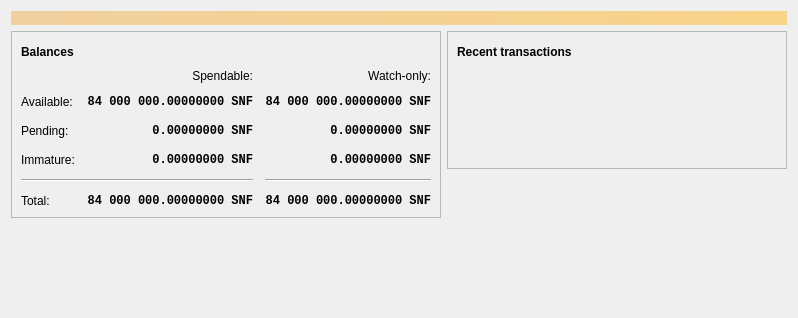
<?xml version="1.0" encoding="UTF-8"?>
<ui version="4.0">
 <class>OverviewPage</class>
 <widget class="QWidget" name="OverviewPage">
  <property name="geometry">
   <rect>
    <x>0</x>
    <y>0</y>
    <width>798</width>
    <height>318</height>
   </rect>
  </property>
  <property name="windowTitle">
   <string>Form</string>
  </property>
  <layout class="QVBoxLayout" name="topLayout">
   <item>
    <widget class="QLabel" name="labelAlerts">
     <property name="visible">
      <bool>false</bool>
     </property>
     <property name="styleSheet">
      <string notr="true">QLabel { background-color: qlineargradient(x1: 0, y1: 0, x2: 1, y2: 0, stop:0 #F0D0A0, stop:1 #F8D488); color:#000000; }</string>
     </property>
     <property name="wordWrap">
      <bool>true</bool>
     </property>
     <property name="margin">
      <number>3</number>
     </property>
     <property name="textInteractionFlags">
      <set>Qt::TextSelectableByMouse</set>
     </property>
    </widget>
   </item>
   <item>
    <layout class="QHBoxLayout" name="horizontalLayout" stretch="1,1">
     <item>
      <layout class="QVBoxLayout" name="verticalLayout_2">
       <item>
        <widget class="QFrame" name="frame">
         <property name="frameShape">
          <enum>QFrame::StyledPanel</enum>
         </property>
         <property name="frameShadow">
          <enum>QFrame::Raised</enum>
         </property>
         <layout class="QVBoxLayout" name="verticalLayout_4">
          <item>
           <layout class="QHBoxLayout" name="horizontalLayout_4">
            <item>
             <widget class="QLabel" name="label_5">
              <property name="font">
               <font>
                <weight>75</weight>
                <bold>true</bold>
               </font>
              </property>
              <property name="text">
               <string>Balances</string>
              </property>
             </widget>
            </item>
            <item>
             <widget class="QPushButton" name="labelWalletStatus">
              <property name="enabled">
               <bool>true</bool>
              </property>
              <property name="maximumSize">
               <size>
                <width>30</width>
                <height>16777215</height>
               </size>
              </property>
              <property name="toolTip">
               <string>The displayed information may be out of date. Your wallet automatically synchronizes with the Snuff network after a connection is established, but this process has not completed yet.</string>
              </property>
              <property name="text">
               <string/>
              </property>
              <property name="icon">
               <iconset resource="../bitcoin.qrc">
                <normaloff>:/icons/warning</normaloff>
                <disabledoff>:/icons/warning</disabledoff>:/icons/warning</iconset>
              </property>
              <property name="iconSize">
               <size>
                <width>24</width>
                <height>24</height>
               </size>
              </property>
              <property name="flat">
               <bool>true</bool>
              </property>
             </widget>
            </item>
            <item>
             <spacer name="horizontalSpacer_3">
              <property name="orientation">
               <enum>Qt::Horizontal</enum>
              </property>
              <property name="sizeHint" stdset="0">
               <size>
                <width>40</width>
                <height>20</height>
               </size>
              </property>
             </spacer>
            </item>
           </layout>
          </item>
          <item>
           <layout class="QGridLayout" name="gridLayout">
            <property name="spacing">
             <number>12</number>
            </property>
            <item row="2" column="2">
             <widget class="QLabel" name="labelWatchPending">
              <property name="font">
               <font>
                <family>Monospace</family>
                <weight>75</weight>
                <bold>true</bold>
               </font>
              </property>
              <property name="cursor">
               <cursorShape>IBeamCursor</cursorShape>
              </property>
              <property name="toolTip">
               <string>Unconfirmed transactions to watch-only addresses</string>
              </property>
              <property name="text">
               <string notr="true">0.00000000 SNF</string>
              </property>
              <property name="alignment">
               <set>Qt::AlignRight|Qt::AlignTrailing|Qt::AlignVCenter</set>
              </property>
              <property name="textInteractionFlags">
               <set>Qt::LinksAccessibleByMouse|Qt::TextSelectableByKeyboard|Qt::TextSelectableByMouse</set>
              </property>
             </widget>
            </item>
            <item row="2" column="1">
             <widget class="QLabel" name="labelUnconfirmed">
              <property name="font">
               <font>
                <family>Monospace</family>
                <weight>75</weight>
                <bold>true</bold>
               </font>
              </property>
              <property name="cursor">
               <cursorShape>IBeamCursor</cursorShape>
              </property>
              <property name="toolTip">
               <string>Total of transactions that have yet to be confirmed, and do not yet count toward the spendable balance</string>
              </property>
              <property name="text">
               <string notr="true">0.00000000 SNF</string>
              </property>
              <property name="alignment">
               <set>Qt::AlignRight|Qt::AlignTrailing|Qt::AlignVCenter</set>
              </property>
              <property name="textInteractionFlags">
               <set>Qt::LinksAccessibleByMouse|Qt::TextSelectableByKeyboard|Qt::TextSelectableByMouse</set>
              </property>
             </widget>
            </item>
            <item row="3" column="2">
             <widget class="QLabel" name="labelWatchImmature">
              <property name="font">
               <font>
                <family>Monospace</family>
                <weight>75</weight>
                <bold>true</bold>
               </font>
              </property>
              <property name="cursor">
               <cursorShape>IBeamCursor</cursorShape>
              </property>
              <property name="toolTip">
               <string>Mined balance in watch-only addresses that has not yet matured</string>
              </property>
              <property name="text">
               <string notr="true">0.00000000 SNF</string>
              </property>
              <property name="alignment">
               <set>Qt::AlignRight|Qt::AlignTrailing|Qt::AlignVCenter</set>
              </property>
              <property name="textInteractionFlags">
               <set>Qt::LinksAccessibleByMouse|Qt::TextSelectableByKeyboard|Qt::TextSelectableByMouse</set>
              </property>
             </widget>
            </item>
            <item row="4" column="0" colspan="2">
             <widget class="Line" name="line">
              <property name="orientation">
               <enum>Qt::Horizontal</enum>
              </property>
             </widget>
            </item>
            <item row="4" column="2">
             <widget class="Line" name="lineWatchBalance">
              <property name="sizePolicy">
               <sizepolicy hsizetype="Preferred" vsizetype="Fixed">
                <horstretch>0</horstretch>
                <verstretch>0</verstretch>
               </sizepolicy>
              </property>
              <property name="minimumSize">
               <size>
                <width>140</width>
                <height>0</height>
               </size>
              </property>
              <property name="orientation">
               <enum>Qt::Horizontal</enum>
              </property>
             </widget>
            </item>
            <item row="5" column="0">
             <widget class="QLabel" name="labelTotalText">
              <property name="text">
               <string>Total:</string>
              </property>
             </widget>
            </item>
            <item row="3" column="1">
             <widget class="QLabel" name="labelImmature">
              <property name="font">
               <font>
                <family>Monospace</family>
                <weight>75</weight>
                <bold>true</bold>
               </font>
              </property>
              <property name="cursor">
               <cursorShape>IBeamCursor</cursorShape>
              </property>
              <property name="toolTip">
               <string>Mined balance that has not yet matured</string>
              </property>
              <property name="text">
               <string notr="true">0.00000000 SNF</string>
              </property>
              <property name="alignment">
               <set>Qt::AlignRight|Qt::AlignTrailing|Qt::AlignVCenter</set>
              </property>
              <property name="textInteractionFlags">
               <set>Qt::LinksAccessibleByMouse|Qt::TextSelectableByKeyboard|Qt::TextSelectableByMouse</set>
              </property>
             </widget>
            </item>
            <item row="2" column="3">
             <spacer name="horizontalSpacer_2">
              <property name="orientation">
               <enum>Qt::Horizontal</enum>
              </property>
              <property name="sizeHint" stdset="0">
               <size>
                <width>40</width>
                <height>20</height>
               </size>
              </property>
             </spacer>
            </item>
            <item row="3" column="0">
             <widget class="QLabel" name="labelImmatureText">
              <property name="text">
               <string>Immature:</string>
              </property>
             </widget>
            </item>
            <item row="5" column="1">
             <widget class="QLabel" name="labelTotal">
              <property name="font">
               <font>
                <family>Monospace</family>
                <weight>75</weight>
                <bold>true</bold>
               </font>
              </property>
              <property name="cursor">
               <cursorShape>IBeamCursor</cursorShape>
              </property>
              <property name="toolTip">
               <string>Your current total balance</string>
              </property>
              <property name="text">
               <string notr="true">84 000 000.00000000 SNF</string>
              </property>
              <property name="alignment">
               <set>Qt::AlignRight|Qt::AlignTrailing|Qt::AlignVCenter</set>
              </property>
              <property name="textInteractionFlags">
               <set>Qt::LinksAccessibleByMouse|Qt::TextSelectableByKeyboard|Qt::TextSelectableByMouse</set>
              </property>
             </widget>
            </item>
            <item row="5" column="2">
             <widget class="QLabel" name="labelWatchTotal">
              <property name="font">
               <font>
                <family>Monospace</family>
                <weight>75</weight>
                <bold>true</bold>
               </font>
              </property>
              <property name="cursor">
               <cursorShape>IBeamCursor</cursorShape>
              </property>
              <property name="toolTip">
               <string>Current total balance in watch-only addresses</string>
              </property>
              <property name="text">
               <string notr="true">84 000 000.00000000 SNF</string>
              </property>
              <property name="alignment">
               <set>Qt::AlignRight|Qt::AlignTrailing|Qt::AlignVCenter</set>
              </property>
              <property name="textInteractionFlags">
               <set>Qt::LinksAccessibleByMouse|Qt::TextSelectableByKeyboard|Qt::TextSelectableByMouse</set>
              </property>
             </widget>
            </item>
            <item row="0" column="2">
             <widget class="QLabel" name="labelWatchonly">
              <property name="text">
               <string>Watch-only:</string>
              </property>
              <property name="alignment">
               <set>Qt::AlignRight|Qt::AlignTrailing|Qt::AlignVCenter</set>
              </property>
             </widget>
            </item>
            <item row="1" column="0">
             <widget class="QLabel" name="labelBalanceText">
              <property name="text">
               <string>Available:</string>
              </property>
             </widget>
            </item>
            <item row="1" column="1">
             <widget class="QLabel" name="labelBalance">
              <property name="font">
               <font>
                <family>Monospace</family>
                <weight>75</weight>
                <bold>true</bold>
               </font>
              </property>
              <property name="cursor">
               <cursorShape>IBeamCursor</cursorShape>
              </property>
              <property name="toolTip">
               <string>Your current spendable balance</string>
              </property>
              <property name="text">
               <string notr="true">84 000 000.00000000 SNF</string>
              </property>
              <property name="alignment">
               <set>Qt::AlignRight|Qt::AlignTrailing|Qt::AlignVCenter</set>
              </property>
              <property name="textInteractionFlags">
               <set>Qt::LinksAccessibleByMouse|Qt::TextSelectableByKeyboard|Qt::TextSelectableByMouse</set>
              </property>
             </widget>
            </item>
            <item row="1" column="2">
             <widget class="QLabel" name="labelWatchAvailable">
              <property name="font">
               <font>
                <family>Monospace</family>
                <weight>75</weight>
                <bold>true</bold>
               </font>
              </property>
              <property name="cursor">
               <cursorShape>IBeamCursor</cursorShape>
              </property>
              <property name="toolTip">
               <string>Your current balance in watch-only addresses</string>
              </property>
              <property name="text">
               <string notr="true">84 000 000.00000000 SNF</string>
              </property>
              <property name="alignment">
               <set>Qt::AlignRight|Qt::AlignTrailing|Qt::AlignVCenter</set>
              </property>
              <property name="textInteractionFlags">
               <set>Qt::LinksAccessibleByMouse|Qt::TextSelectableByKeyboard|Qt::TextSelectableByMouse</set>
              </property>
             </widget>
            </item>
            <item row="2" column="0">
             <widget class="QLabel" name="labelPendingText">
              <property name="text">
               <string>Pending:</string>
              </property>
             </widget>
            </item>
            <item row="0" column="1">
             <widget class="QLabel" name="labelSpendable">
              <property name="text">
               <string>Spendable:</string>
              </property>
              <property name="alignment">
               <set>Qt::AlignRight|Qt::AlignTrailing|Qt::AlignVCenter</set>
              </property>
             </widget>
            </item>
           </layout>
          </item>
         </layout>
        </widget>
       </item>
       <item>
        <spacer name="verticalSpacer">
         <property name="orientation">
          <enum>Qt::Vertical</enum>
         </property>
         <property name="sizeHint" stdset="0">
          <size>
           <width>20</width>
           <height>40</height>
          </size>
         </property>
        </spacer>
       </item>
      </layout>
     </item>
     <item>
      <layout class="QVBoxLayout" name="verticalLayout_3">
       <item>
        <widget class="QFrame" name="frame_2">
         <property name="frameShape">
          <enum>QFrame::StyledPanel</enum>
         </property>
         <property name="frameShadow">
          <enum>QFrame::Raised</enum>
         </property>
         <layout class="QVBoxLayout" name="verticalLayout">
          <item>
           <layout class="QHBoxLayout" name="horizontalLayout_2">
            <item>
             <widget class="QLabel" name="label_4">
              <property name="font">
               <font>
                <weight>75</weight>
                <bold>true</bold>
               </font>
              </property>
              <property name="text">
               <string>Recent transactions</string>
              </property>
             </widget>
            </item>
            <item>
             <widget class="QPushButton" name="labelTransactionsStatus">
              <property name="enabled">
               <bool>true</bool>
              </property>
              <property name="maximumSize">
               <size>
                <width>30</width>
                <height>16777215</height>
               </size>
              </property>
              <property name="toolTip">
               <string>The displayed information may be out of date. Your wallet automatically synchronizes with the Snuff network after a connection is established, but this process has not completed yet.</string>
              </property>
              <property name="text">
               <string/>
              </property>
              <property name="icon">
               <iconset resource="../bitcoin.qrc">
                <normaloff>:/icons/warning</normaloff>
                <disabledoff>:/icons/warning</disabledoff>:/icons/warning</iconset>
              </property>
              <property name="iconSize">
               <size>
                <width>24</width>
                <height>24</height>
               </size>
              </property>
              <property name="flat">
               <bool>true</bool>
              </property>
             </widget>
            </item>
            <item>
             <spacer name="horizontalSpacer">
              <property name="orientation">
               <enum>Qt::Horizontal</enum>
              </property>
              <property name="sizeHint" stdset="0">
               <size>
                <width>40</width>
                <height>20</height>
               </size>
              </property>
             </spacer>
            </item>
           </layout>
          </item>
          <item>
           <widget class="TransactionOverviewWidget" name="listTransactions">
            <property name="styleSheet">
             <string notr="true">QListView { background: transparent; }</string>
            </property>
            <property name="frameShape">
             <enum>QFrame::NoFrame</enum>
            </property>
            <property name="verticalScrollBarPolicy">
             <enum>Qt::ScrollBarAlwaysOff</enum>
            </property>
            <property name="horizontalScrollBarPolicy">
             <enum>Qt::ScrollBarAlwaysOff</enum>
            </property>
            <property name="sizeAdjustPolicy">
             <enum>QAbstractScrollArea::AdjustToContents</enum>
            </property>
            <property name="selectionMode">
             <enum>QAbstractItemView::NoSelection</enum>
            </property>
            <property name="uniformItemSizes">
             <bool>true</bool>
            </property>
           </widget>
          </item>
         </layout>
        </widget>
       </item>
       <item>
        <spacer name="verticalSpacer_2">
         <property name="orientation">
          <enum>Qt::Vertical</enum>
         </property>
         <property name="sizeHint" stdset="0">
          <size>
           <width>20</width>
           <height>40</height>
          </size>
         </property>
        </spacer>
       </item>
      </layout>
     </item>
    </layout>
   </item>
  </layout>
 </widget>
 <customwidgets>
  <customwidget>
   <class>TransactionOverviewWidget</class>
   <extends>QListView</extends>
   <header>qt/transactionoverviewwidget.h</header>
  </customwidget>
 </customwidgets>
 <resources/>
 <connections/>
</ui>
